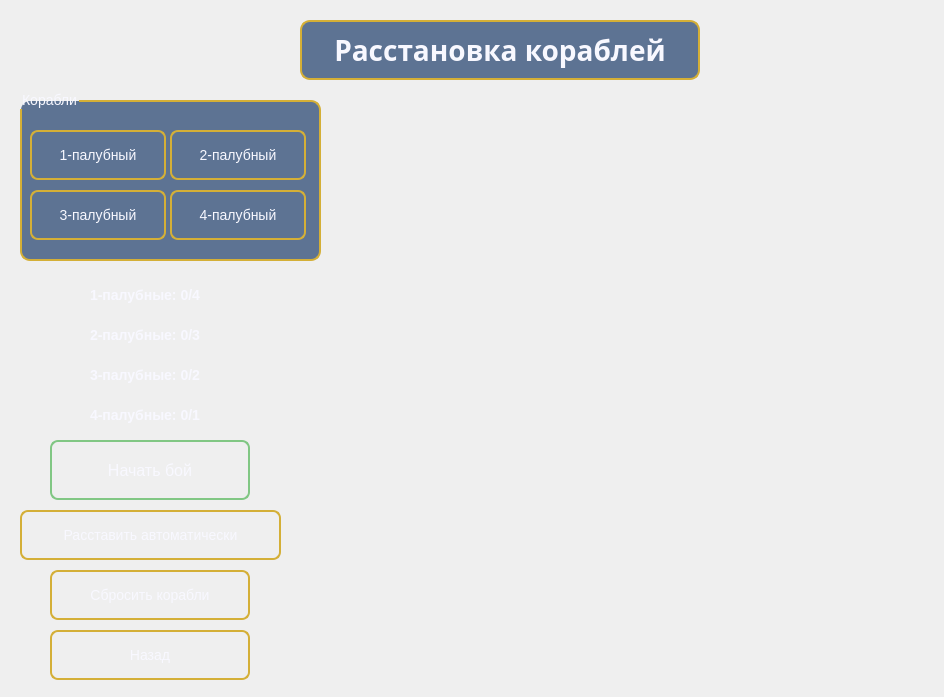
<?xml version="1.0" encoding="UTF-8"?>
<ui version="4.0">
 <class>SecondWindow</class>
 <widget class="QDialog" name="SecondWindow">
  <property name="geometry">
   <rect>
    <x>0</x>
    <y>0</y>
    <width>944</width>
    <height>697</height>
   </rect>
  </property>
  <property name="windowTitle">
   <string>Расстановка кораблей</string>
  </property>
  <property name="styleSheet">
   <string notr="true">
QDialog {
    background-color: qlineargradient(x1:0, y1:0, x2:1, y2:1,
                                    stop:0 #0a2463, stop:1 #3e92cc);
}

QLabel {
    color: #f8f8ff;
    font-family: &quot;Arial Rounded MT Bold&quot;;
    text-shadow: 1px 1px 2px rgba(0, 0, 0, 0.5);
}

QLabel#labelTitle {
    font-size: 28px;
    font-weight: bold;
    color: #f8f8ff;
    background-color: rgba(30, 61, 107, 0.7);
    border-radius: 10px;
    padding: 5px 10px;
    border: 2px solid #d4af37;
}

QLabel#labelShip1Count,
QLabel#labelShip2Count,
QLabel#labelShip3Count,
QLabel#labelShip4Count {
    font-size: 14px;
    color: #f8f8ff;
    font-weight: bold;
}

QPushButton {
    background-color: qlineargradient(x1:0, y1:0, x2:0, y2:1,
                                    stop:0 #1e3d6b, stop:1 #0a2463);
    border: 2px solid #d4af37;
    border-radius: 8px;
    padding: 8px 16px;
    font-family: &quot;Arial Rounded MT Bold&quot;;
    font-size: 14px;
    color: #f8f8ff;
    min-width: 100px;
    min-height: 30px;
}

QPushButton:hover {
    background-color: qlineargradient(x1:0, y1:0, x2:0, y2:1,
                                    stop:0 #3a5f8c, stop:1 #1e3d6b);
}

QPushButton:pressed {
    background-color: qlineargradient(x1:0, y1:0, x2:0, y2:1,
                                    stop:0 #0a2463, stop:1 #1e3d6b);
}

QGroupBox {
    background-color: rgba(30, 61, 107, 0.7);
    border: 2px solid #d4af37;
    border-radius: 10px;
    font-family: &quot;Arial Rounded MT Bold&quot;;
    font-size: 14px;
    color: #f8f8ff;
    padding-top: 15px;
    margin-top: 10px;
}

QPushButton#btnStartBattle {
    min-width: 120px;
    min-height: 40px;
    font-size: 16px;
    background-color: qlineargradient(x1:0, y1:0, x2:0, y2:1,
                                    stop:0 #4CAF50, stop:1 #2E7D32);
    border: 2px solid #81C784;
}

QPushButton#btnStartBattle:hover {
    background-color: qlineargradient(x1:0, y1:0, x2:0, y2:1,
                                    stop:0 #66BB6A, stop:1 #388E3C);
}

QPushButton#btnStartBattle:pressed {
    background-color: qlineargradient(x1:0, y1:0, x2:0, y2:1,
                                    stop:0 #2E7D32, stop:1 #1B5E20);
}

/* Стили для игровых клеток */
QPushButton[isCell=&quot;true&quot;] {
    background-color: #a3c1da;
    border: 1px solid #1e3d6b;
    border-radius: 4px;
    margin: 1px;
    min-width: 30px;
    min-height: 30px;
    max-width: 30px;
    max-height: 30px;
}

QPushButton[isCell=&quot;true&quot;][occupied=&quot;true&quot;] {
    background-color: #2c3e50;
    border-radius: 4px;
}

QPushButton[isCell=&quot;true&quot;]:hover {
    background-color: #b8d4e7;
}

QPushButton[isCell=&quot;true&quot;]:pressed {
    background-color: #8aa8c1;
}
   </string>
  </property>
  <widget class="QLabel" name="labelTitle">
   <property name="geometry">
    <rect>
     <x>300</x>
     <y>20</y>
     <width>400</width>
     <height>60</height>
    </rect>
   </property>
   <property name="font">
    <font>
     <family>Arial Rounded MT Bold</family>
     <pointsize>-1</pointsize>
     <bold>true</bold>
    </font>
   </property>
   <property name="text">
    <string>Расстановка кораблей</string>
   </property>
   <property name="alignment">
    <set>Qt::AlignmentFlag::AlignCenter</set>
   </property>
  </widget>
  <widget class="QGroupBox" name="groupBox">
   <property name="geometry">
    <rect>
     <x>20</x>
     <y>90</y>
     <width>301</width>
     <height>171</height>
    </rect>
   </property>
   <property name="title">
    <string>Корабли</string>
   </property>
   <widget class="QPushButton" name="btnShip1">
    <property name="geometry">
     <rect>
      <x>10</x>
      <y>40</y>
      <width>136</width>
      <height>50</height>
     </rect>
    </property>
    <property name="text">
     <string>1-палубный</string>
    </property>
   </widget>
   <widget class="QPushButton" name="btnShip2">
    <property name="geometry">
     <rect>
      <x>150</x>
      <y>40</y>
      <width>136</width>
      <height>50</height>
     </rect>
    </property>
    <property name="text">
     <string>2-палубный</string>
    </property>
   </widget>
   <widget class="QPushButton" name="btnShip3">
    <property name="geometry">
     <rect>
      <x>10</x>
      <y>100</y>
      <width>136</width>
      <height>50</height>
     </rect>
    </property>
    <property name="text">
     <string>3-палубный</string>
    </property>
   </widget>
   <widget class="QPushButton" name="btnShip4">
    <property name="geometry">
     <rect>
      <x>150</x>
      <y>100</y>
      <width>136</width>
      <height>50</height>
     </rect>
    </property>
    <property name="text">
     <string>4-палубный</string>
    </property>
   </widget>
  </widget>
  <widget class="QLabel" name="labelShip1Count">
   <property name="geometry">
    <rect>
     <x>90</x>
     <y>280</y>
     <width>200</width>
     <height>30</height>
    </rect>
   </property>
   <property name="text">
    <string>1-палубные: 0/4</string>
   </property>
  </widget>
  <widget class="QLabel" name="labelShip2Count">
   <property name="geometry">
    <rect>
     <x>90</x>
     <y>320</y>
     <width>200</width>
     <height>30</height>
    </rect>
   </property>
   <property name="text">
    <string>2-палубные: 0/3</string>
   </property>
  </widget>
  <widget class="QLabel" name="labelShip3Count">
   <property name="geometry">
    <rect>
     <x>90</x>
     <y>360</y>
     <width>200</width>
     <height>30</height>
    </rect>
   </property>
   <property name="text">
    <string>3-палубные: 0/2</string>
   </property>
  </widget>
  <widget class="QLabel" name="labelShip4Count">
   <property name="geometry">
    <rect>
     <x>90</x>
     <y>400</y>
     <width>200</width>
     <height>30</height>
    </rect>
   </property>
   <property name="text">
    <string>4-палубные: 0/1</string>
   </property>
  </widget>
  <widget class="QWidget" name="gridLayoutWidget">
   <property name="geometry">
    <rect>
     <x>339</x>
     <y>100</y>
     <width>591</width>
     <height>541</height>
    </rect>
   </property>
   <layout class="QGridLayout" name="gridLayoutField">
    <property name="spacing">
     <number>4</number>
    </property>
   </layout>
  </widget>
  <widget class="QPushButton" name="btnStartBattle">
   <property name="geometry">
    <rect>
     <x>50</x>
     <y>440</y>
     <width>200</width>
     <height>60</height>
    </rect>
   </property>
   <property name="text">
    <string>Начать бой</string>
   </property>
  </widget>
  <widget class="QPushButton" name="btnAutoPlaceShips">
   <property name="geometry">
    <rect>
     <x>20</x>
     <y>510</y>
     <width>261</width>
     <height>50</height>
    </rect>
   </property>
   <property name="text">
    <string>Расставить автоматически</string>
   </property>
  </widget>
  <widget class="QPushButton" name="btnResetShips">
   <property name="geometry">
    <rect>
     <x>50</x>
     <y>570</y>
     <width>200</width>
     <height>50</height>
    </rect>
   </property>
   <property name="text">
    <string>Сбросить корабли</string>
   </property>
  </widget>
  <widget class="QPushButton" name="btnBackToMainMenu">
   <property name="geometry">
    <rect>
     <x>50</x>
     <y>630</y>
     <width>200</width>
     <height>50</height>
    </rect>
   </property>
   <property name="text">
    <string>Назад</string>
   </property>
  </widget>
 </widget>
 <resources/>
 <connections/>
</ui>
